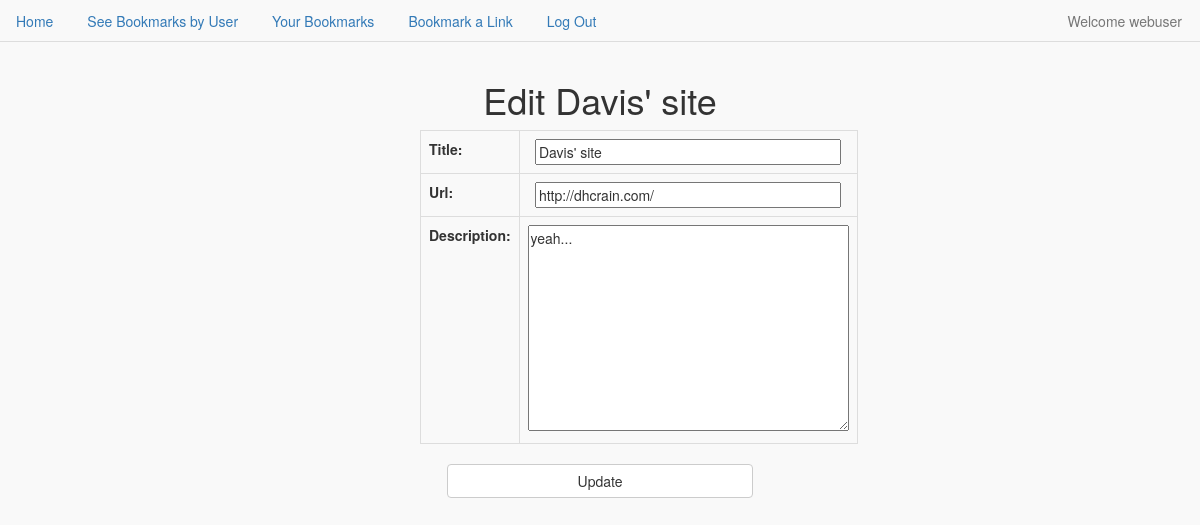
The page /accounts/profile/edit_link/26/ (signed in) on the database its author committed.
### short_app/models.py (models this page shows)
class Bookmark(models.Model):
    title = models.CharField(max_length=60)
    description = models.TextField()
    url = models.URLField()
    created = models.DateTimeField(auto_now_add=True)
    hash_id = models.CharField(max_length=10, null=True)
    count = models.IntegerField(default=0)
    user = models.ForeignKey(User)
    class Meta:
        ordering = ["-created"]
    def __str__(self):
        return self.title

### short_app/views.py (the view)
# urls.py: url(r'^accounts/profile/edit_link/(?P<pk>\d+)/$', views.EditBookmark.as_view(), name='edit_bookmark_view'),
class EditBookmark(LoginRequiredMixin, UpdateView):
    model = Bookmark
    fields = ['title', 'url', 'description']
    success_url = '/accounts/profile/'
    template_name = 'update.html'

### templates/update.html (shortened to what this page needs)
{% extends 'base.html' %}
{% block content %}
    <h1 class="text-center">Edit {{ bookmark }}</h1>
    <div class="row">
        <div class=" col-md-4 col-md-offset-4">
            <form action="" method="post" class="text-center">
                <table class="table table-bordered">
                {{ form.as_table }}
                </table>
                <input class="btn btn-default" type="submit" value="Update">
            </form>
        </div>
    </div>
{% endblock %}

### templates/base.html (shortened to what this page needs)
{% load staticfiles %}
<!DOCTYPE html>
<html lang="en">
<head>
    <link rel="stylesheet" href="{% static 'short_app/css/bootstrap.min.css' %}">
    <link rel="stylesheet" href="{% static 'short_app/css/main.css' %}">
</head>
<body>
    <ul class="nav nav-tabs navbar-fixed-top">
        <li role="presentation"><a href="{% url 'index_view' %}">Home</a></li>
        <li role="presentation"><a href="{% url 'user_view' %}">See Bookmarks by User</a></li>
        {% if request.user.is_authenticated %}
            <li role="presentation"><a href="{% url 'user_profile_view' user.id %}">Your Bookmarks</a></li>
            <li role="presentation"><a href="{% url 'shorten_link' %}">Bookmark a Link</a></li>
            <li role="presentation"><a href="{% url 'logout_view' %}">Log Out</a></li>
            <li role="presentation" class="disabled pull-right"><a href="#">Welcome {{ request.user }}</a></li>
        {% else %}
            <li role="presentation"><a href="{% url 'sign_up_view' %}">Sign Up</a></li>
            <li role="presentation"><a href="{% url 'login_view' %}">Log In</a></li>
        {% endif %}
    </ul>
    <div class="container">
    {% block content %}{% endblock %}
    </div>
</body>
</html>

### short_app/static/short_app/css/main.css (style rules this page uses)
body { padding-top: 60px; background-color: #F9F9F9; }
.nav { background-color: #F9F9F9; }
input { width: 306.4px; }

### rows shown on the page
Bookmark: title "Davis' site", url "http://dhcrain.com/", description "yeah..."

### other values the page prints
{{ request.user }} "webuser"
